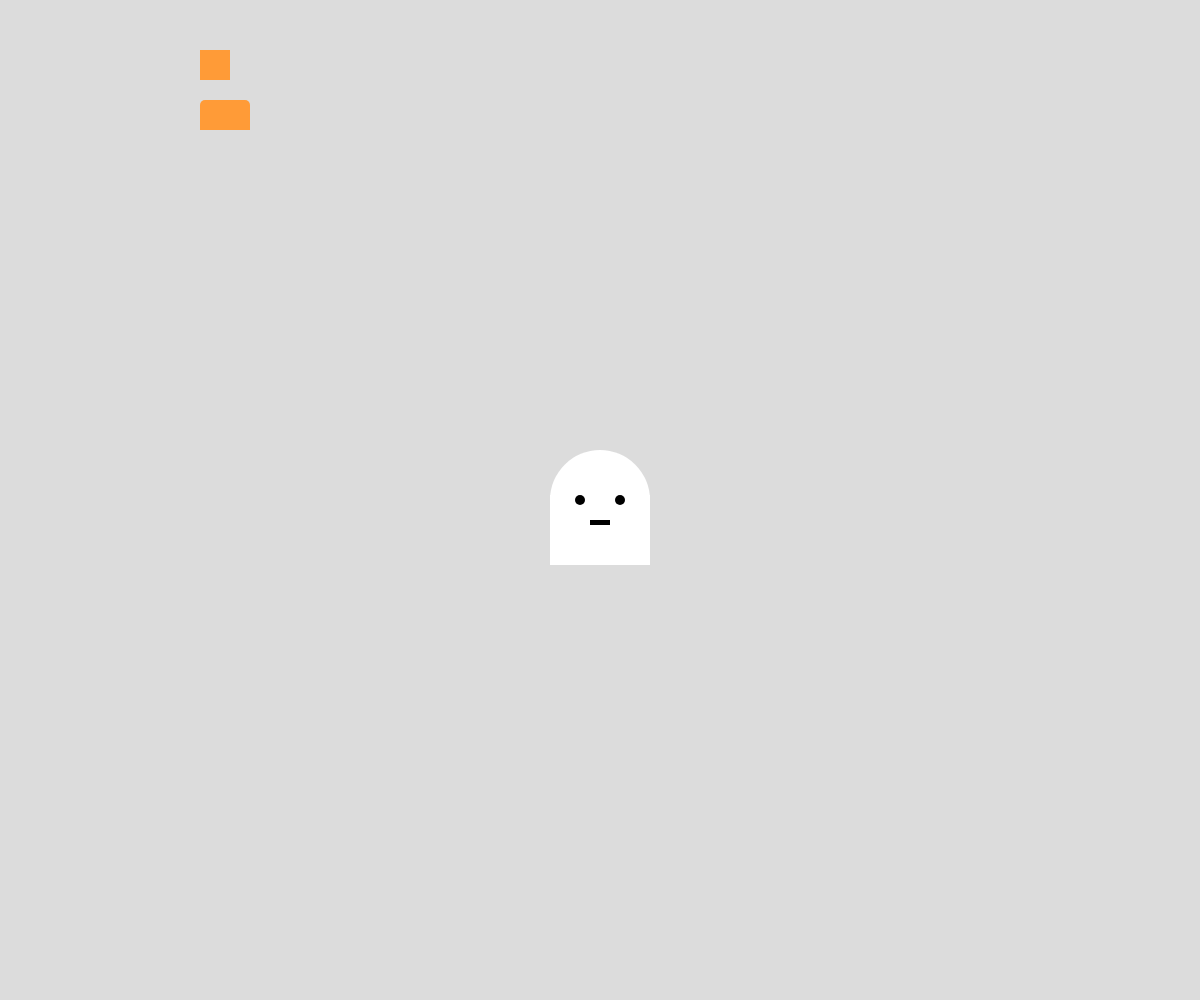
Frame 1 (no input)
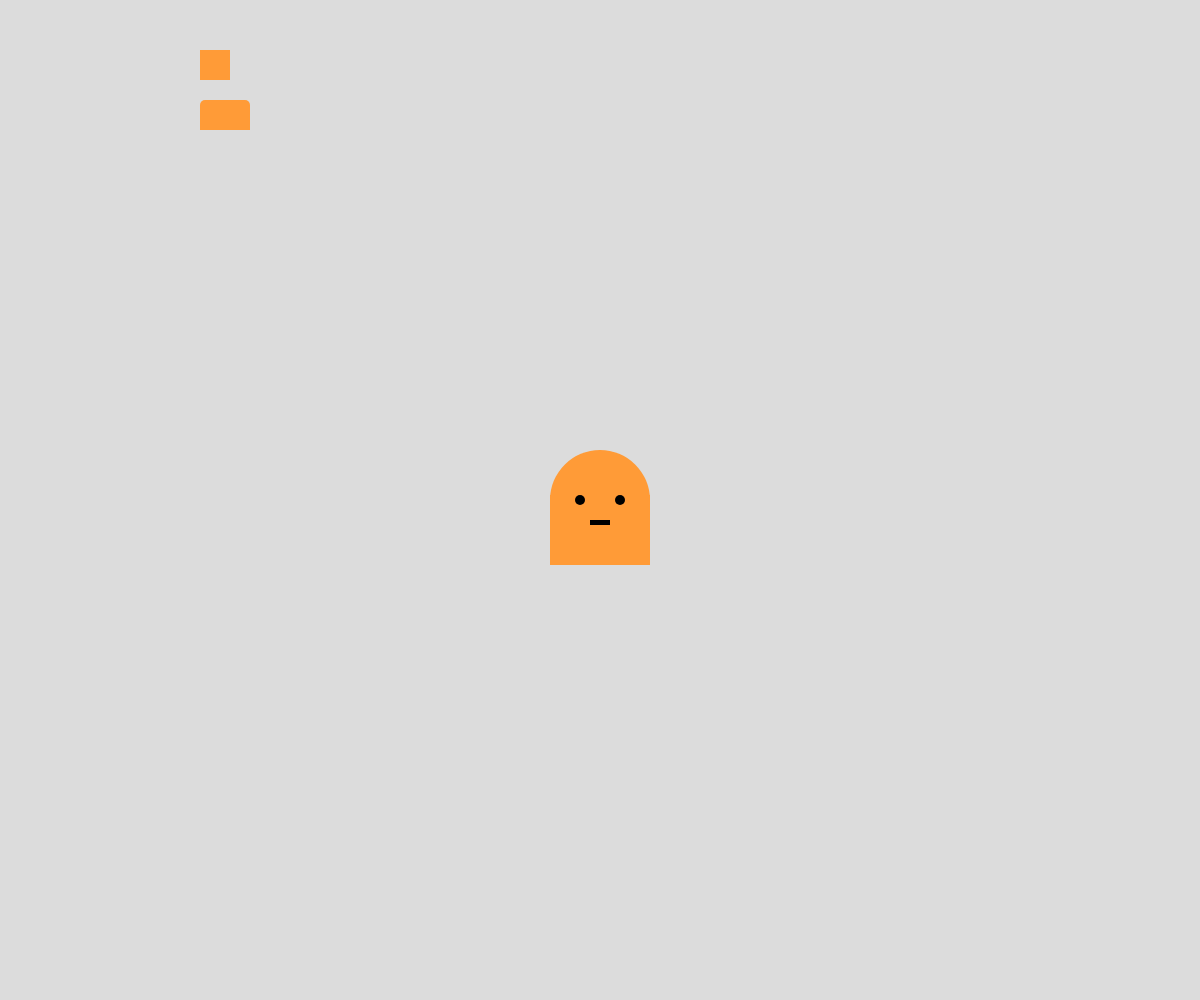
Frame 60 (no input)
Frame 120 (the mouse pressed at the canvas centre since frame 60): identical to frame 60, image omitted

The p5.js sketch that drew these frames (run headless with seeded random() and noise() and a simulated clock; from frame 60 on, the mouse is pressed at the canvas centre):

// p5.js sketch
// ── sketch.js
// Drawing with Shapes Practice
// Sandha, Abhay
// Febuary 10, 2025

// GLobal Variable Decalarations
let boxX = 200, boxY = 100;
//let x = width/2, let y = height/2;


function setup() {
  createCanvas(windowWidth, windowHeight);
  
}

function draw() {
  
  background(220);
  drawCharacter();
  drawBox();
}

function drawBox(){
  //draw a box on the screen
  fill (255,155,55)
  rect(boxX, boxY, 50,30,5,5,0,0);
  rect (boxX, boxY - 50,30);
}

function drawCharacter(){
  // to practise drawing with shapes and understanding
  // the underlying coordinating
  noStroke()
  circle( width/2, height/2, 100);
  rect( width/2 -50, height/2 - 5, 100,70);
  fill(0);
  circle(width/2 - 20, height/2, 10);
  circle(width/2 + 20, height/2, 10);
  rect(width/2 - 10,height/2 +20, 20, 5);
}

function keyPressed(){
  if (key === "a"){
    boxX = 0;
  }
  if(key === "b"){
    boxY = 400;
  }
  if (keyCode === ESCAPE ){
    boxX = width * 0.85; //85% across the screen 
    boxY = height * 0.6;//60% down the screen


  }

}
